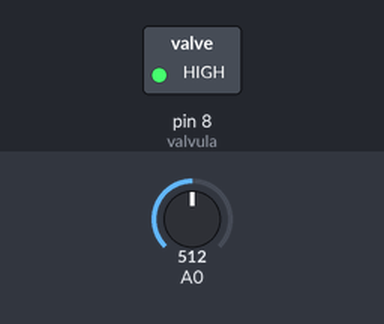
This sketch was run on a simulated Arduino Uno, built with avr-gcc and run on an emulated ATmega328P. On the bench: switched loads named in the sketch (green lamp = pin HIGH). The test bench sets the inputs (shaded band); at power-on: A0 = 512.

Above: at 2.6 s.
2.7 s: A0 set to 583
5.1 s: A0 set to 612
At 5.7 s:
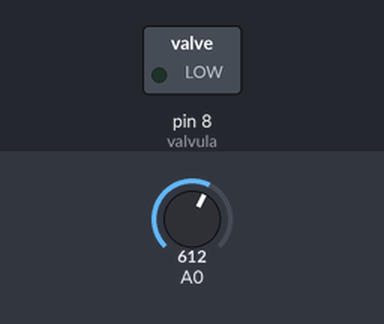
7.5 s: A0 set to 590
At 9.7 s:
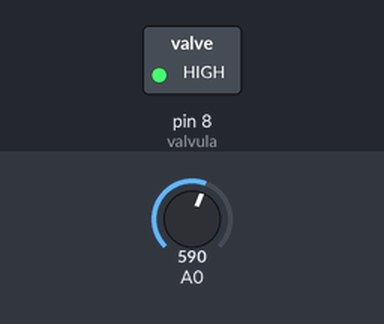
10.5 s: A0 set to 610
At 11.1 s:
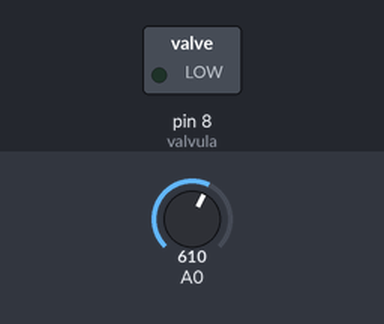
Timing chart, 0 to 13.5 s (numbered marks = the images above; inputs shaded):
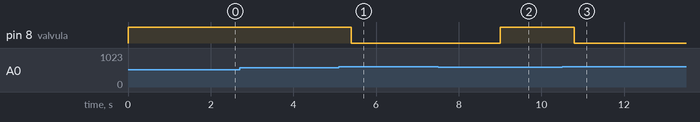

The sketch:

sensground2.ino
```cpp
int valvula = 8; // sinal do rele para válvula

void setup() {
  pinMode(valvula, OUTPUT); // declara válvula como saída
}

void loop() {

 // Leitura do sensor no pino A0 e armazenamento em SensorValue

 int sensorValue = analogRead(A0);

 // verifica se valor de leitura está acima de 600 (umido abaixo de 600  e seco até 1023)

 if(sensorValue > 600) {
   // se sim, libera água por 1s
   digitalWrite(valvula,LOW);
   delay(1000);
   //digitalWrite(valvula,HIGH); // desliga válvula
 }
 else {
 // se não, interrompe a passagem de água
   digitalWrite(valvula,HIGH);
   delay(1000);
  }
  delay(800); // Aguarda 3s para verificar se solo está umido novamente
}
```

Measured:
- the behaviour switches between 600 and 601 on A0 (found by bisection; images 0 and 1)
- after the input at 2.7 s, every drawn part: stays the same
- after the input at 5.1 s, pin 8 (valvula): HIGH → LOW after 0.30 s
- after the input at 7.5 s, pin 8 (valvula): LOW → HIGH after 1.5 s
- after the input at 10.5 s, pin 8 (valvula): HIGH → LOW after 0.30 s
